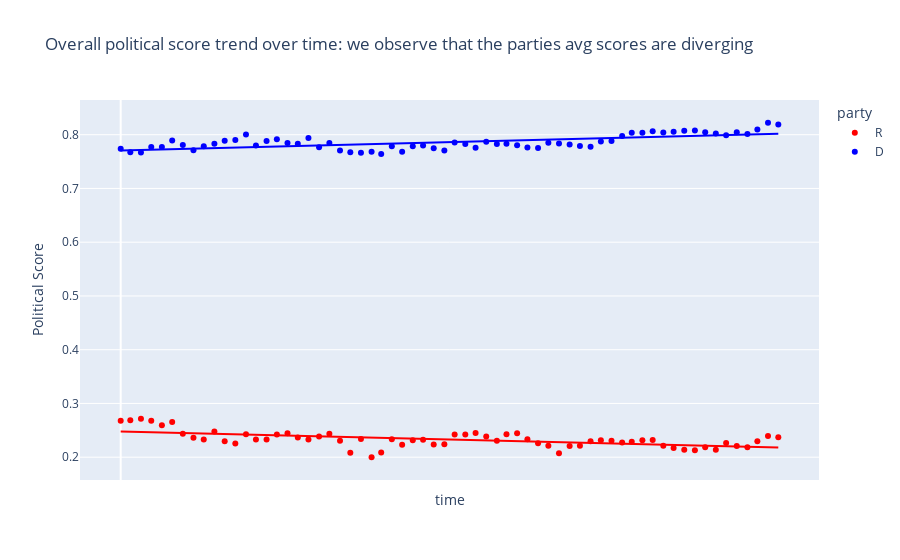

Notebook code cell kept with this figure:
### Code cell
#plotting 
color_code = ["red", "blue"] if finaldf.party.values[0] == 'R' else [ "blue","red"]
fig = px.scatter(finaldf,x='months',y='proba_dem',color = 'party',title='Overall political score trend over time: we observe that the parties avg scores are diverging  ', trendline="ols",labels = {'proba_dem' :'Political Score','months' :'time'},color_discrete_sequence=color_code)
fig.update_xaxes(tickvals = finaldf.date,ticktext = finaldf.date,)
display(fig)

#optional presenting statistical results of the statsmodels linear regressions (equivalent to model.summary)
# results = px.get_trendline_results(fig)
# print(results)
